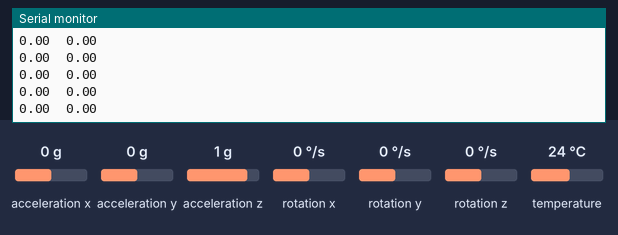
The sketch below on a simulated Arduino Uno, built with avr-gcc and run on an emulated ATmega328P. Parts: the last lines printed to the serial monitor. The inputs (shaded band) are chosen by the test bench; at power-on: acceleration x 0 g, acceleration y 0 g, acceleration z 1 g, rotation x 0 °/s, rotation y 0 °/s, rotation z 0 °/s, temperature 24 °C.

Above: at 2.8 s.
2.9 s: acceleration x set to -1.4 g
At 3.8 s:
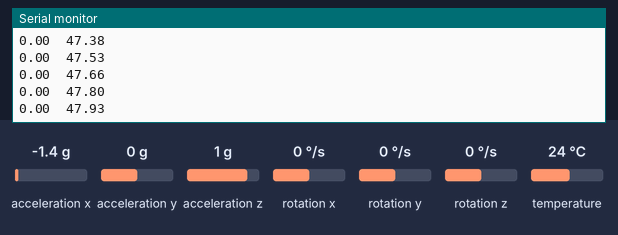
4.4 s: acceleration y set to -1.4 g
At 5.5 s:
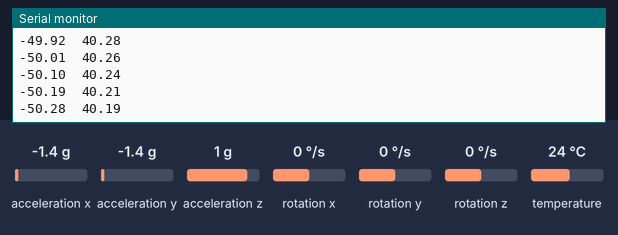
5.9 s: acceleration z set to -1.4 g
At 6.7 s:
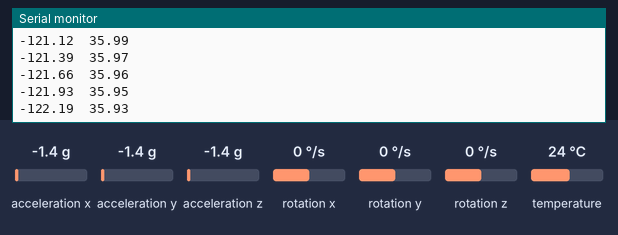
8.9 s: rotation x set to -192 °/s
At 9.6 s:
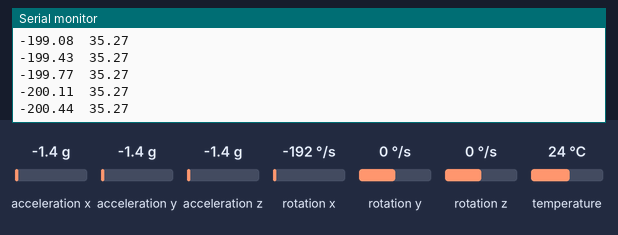
10.4 s: rotation y set to -192 °/s
At 11.1 s:
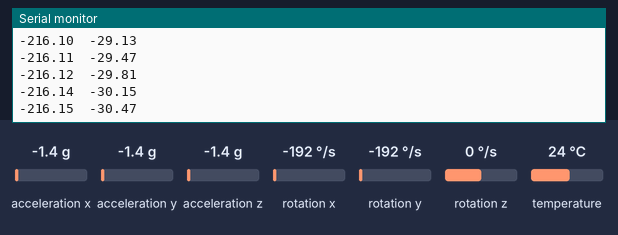
Timing chart, 0 to 12.9 s (numbered marks = the images above; inputs shaded):
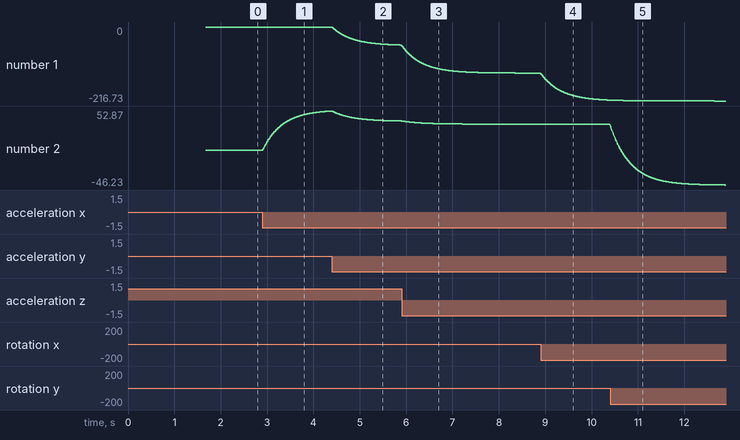

The sketch:

Accelerometer_Code_V1.ino
```cpp
#include <Adafruit_MPU6050.h>
#include <Adafruit_Sensor.h>
#include <Wire.h>

Adafruit_MPU6050 mpu;

// Absolute orientation (before offsets)
float angleRoll  = 0.0;
float anglePitch = 0.0;
float angleYaw   = 0.0;

// Offsets for "water reference"
float rollOffset  = 0.0;
float pitchOffset = 0.0;

// Complementary filter constant
const float alpha = 0.98;

// Timing
unsigned long lastMicros = 0;
unsigned long lastZeroTime = 0;
const unsigned long intervalMs = 20000; // re-zero every 60 sec

// Gyro bias
float gyroBiasX = 0, gyroBiasY = 0, gyroBiasZ = 0;

void setup() {
  Serial.begin(115200);
  while (!Serial) { delay(10); }

  Wire.begin();
  while (!mpu.begin(MPU6050_I2CADDR_DEFAULT, &Wire, 0)) {
    Serial.println("Failed to find MPU6050 chip");
    delay(200);
  }
  Serial.println("MPU6050 Found!");

  mpu.setAccelerometerRange(MPU6050_RANGE_8_G);
  mpu.setGyroRange(MPU6050_RANGE_500_DEG);
  mpu.setFilterBandwidth(MPU6050_BAND_21_HZ);

  delay(200);

  // --- Gyro bias calibration ---
  const int calSamples = 200;
  double sx = 0, sy = 0, sz = 0;
  for (int i = 0; i < calSamples; i++) {
    sensors_event_t a, g, temp;
    mpu.getEvent(&a, &g, &temp);
    sx += g.gyro.x;
    sy += g.gyro.y;
    sz += g.gyro.z;
    delay(5);
  }
  gyroBiasX = sx / calSamples;
  gyroBiasY = sy / calSamples;
  gyroBiasZ = sz / calSamples;

  lastMicros = micros();
  lastZeroTime = millis();

  // Initial water reference
  setWaterReference();
}

void loop() {
  sensors_event_t a, g, temp;
  mpu.getEvent(&a, &g, &temp);

  // Time step
  unsigned long now = micros();
  float dt = (now - lastMicros) / 1e6f;
  lastMicros = now;

  // Gyro (rad/s → deg/s) with bias removal
  float gx_deg = (g.gyro.x - gyroBiasX) * RAD_TO_DEG;
  float gy_deg = (g.gyro.y - gyroBiasY) * RAD_TO_DEG;
  float gz_deg = (g.gyro.z - gyroBiasZ) * RAD_TO_DEG;

  // Integrate gyro
  angleRoll  += gx_deg * dt;
  anglePitch += gy_deg * dt;
  angleYaw   += gz_deg * dt;

  // Accelerometer roll/pitch
  float ax = a.acceleration.x;
  float ay = a.acceleration.y;
  float az = a.acceleration.z;
  float accelRoll  = atan2(ay, az) * RAD_TO_DEG;
  float accelPitch = atan2(-ax, sqrt(ay * ay + az * az)) * RAD_TO_DEG;

  // Complementary filter
  angleRoll  = alpha * angleRoll  + (1.0 - alpha) * accelRoll;
  anglePitch = alpha * anglePitch + (1.0 - alpha) * accelPitch;

  // Apply water reference offsets
  float rollRelative  = angleRoll  - rollOffset;
  float pitchRelative = anglePitch - pitchOffset;
  float yawRelative   = angleYaw; // no water ref for yaw

  // Print
  Serial.print(rollRelative, 2); Serial.print("\t");
  Serial.println(pitchRelative, 2);// Serial.print("\t");
  //Serial.println(yawRelative, 2);

  // Re-zero periodically
  if (millis() - lastZeroTime >= intervalMs) {
    setWaterReference();
    lastZeroTime = millis();
  }

  delay(5);
}

void setWaterReference() {
  sensors_event_t a, g, temp;
  mpu.getEvent(&a, &g, &temp);

  float ax = a.acceleration.x;
  float ay = a.acceleration.y;
  float az = a.acceleration.z;

  // Compute absolute angles from gravity
  float accelRoll  = atan2(ay, az) * RAD_TO_DEG;
  float accelPitch = atan2(-ax, sqrt(ay * ay + az * az)) * RAD_TO_DEG;

  // Force filter state to match gravity
  angleRoll  = accelRoll;
  anglePitch = accelPitch;
  angleYaw   = 0; // can't correct yaw without magnetometer

  Serial.println("Re-aligned to gravity (water reference).");
}
```

Measured:
- after the input at 2.9 s, the serial monitor: prints a new line at once (image 1)
- plotted number 2: 0 → 52.87 after the input at 2.9 s
